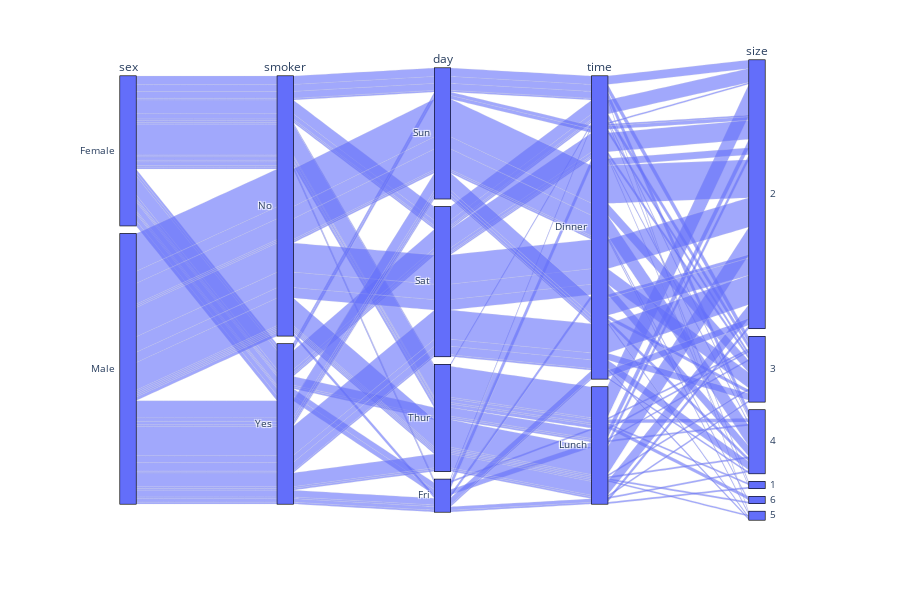

Source (notebook cell):
### Markdown cell above
<h4 id="Basic-Parallel-Category-Diagram-with-plotly.express">Basic Parallel Category Diagram with plotly.express<a class="anchor-link" href="#Basic-Parallel-Category-Diagram-with-plotly.express">¶</a></h4><p>This example visualizes the resturant bills of a sample of 244 people.  Hovering over a category rectangle (sex, smoker, etc) displays a tooltip with the number of people with that single trait. Hovering over a ribbon in the diagram displays a tooltip with the number of people with a particular combination of the five traits connected by the ribbon.</p>

### Code cell
import plotly.express as px

tips = px.data.tips()
fig = px.parallel_categories(tips)

fig.show()

### Figure 1 — Plotly figure (JSON) as saved in the notebook; plotly's stock layout.template omitted (floating-point values rounded to 4 significant figures; data arrays with more than 128 entries replaced by an {"elided": "..."} marker saying what was removed)
{"data": [{"dimensions": [{"label": "sex", "values": {"elided": "244 str values"}}, {"label": "smoker", "values": {"elided": "244 str values"}}, {"label": "day", "values": {"elided": "244 str values"}}, {"label": "time", "values": {"elided": "244 str values"}}, {"label": "size", "values": {"elided": "244 int values"}}], "domain": {"x": [0, 0.98], "y": [0, 1]}, "name": "", "type": "parcats"}], "layout": {"height": 600, "legend": {"tracegroupgap": 0}, "margin": {"t": 60}}}
